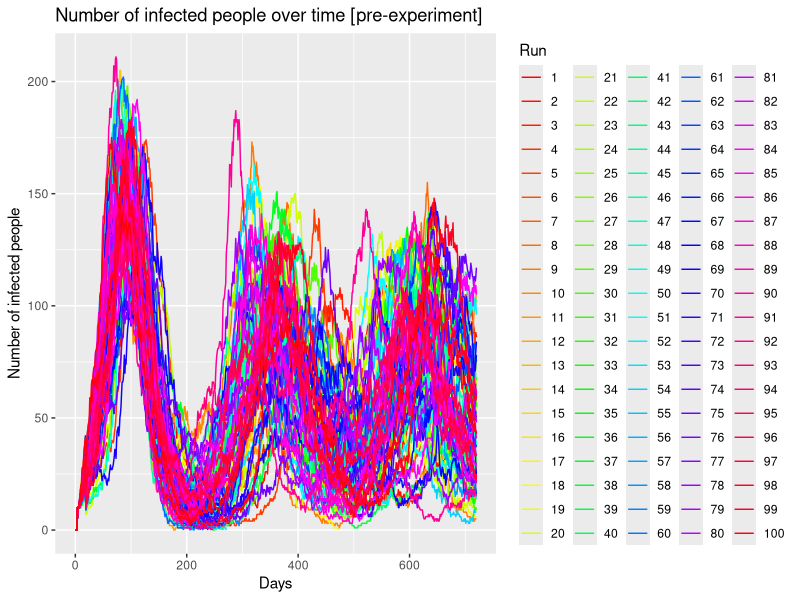
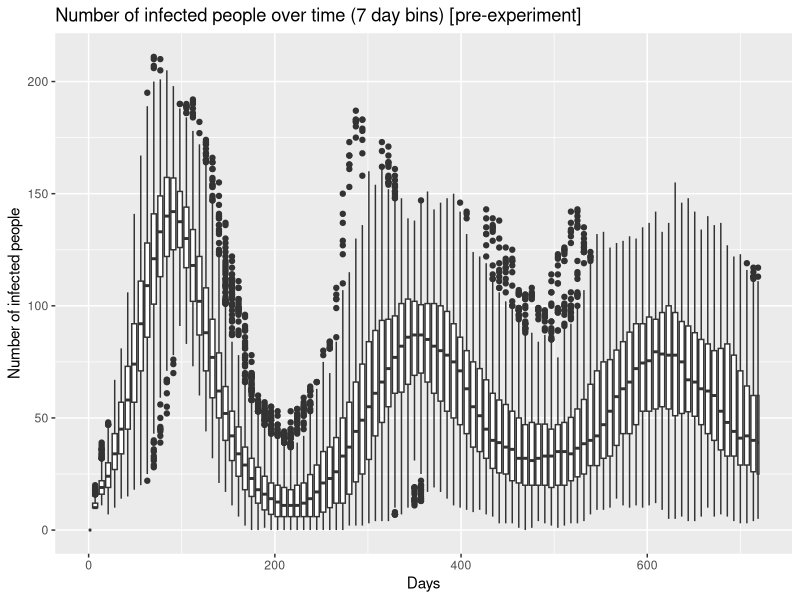
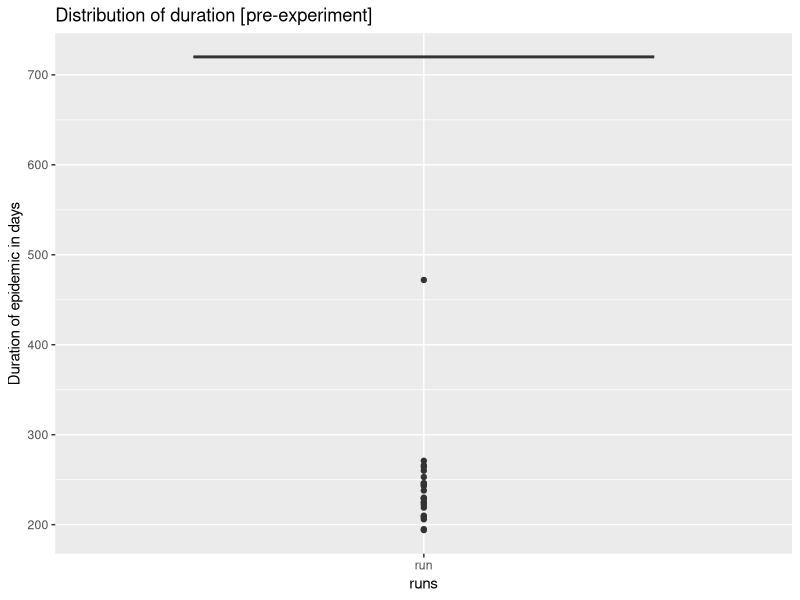
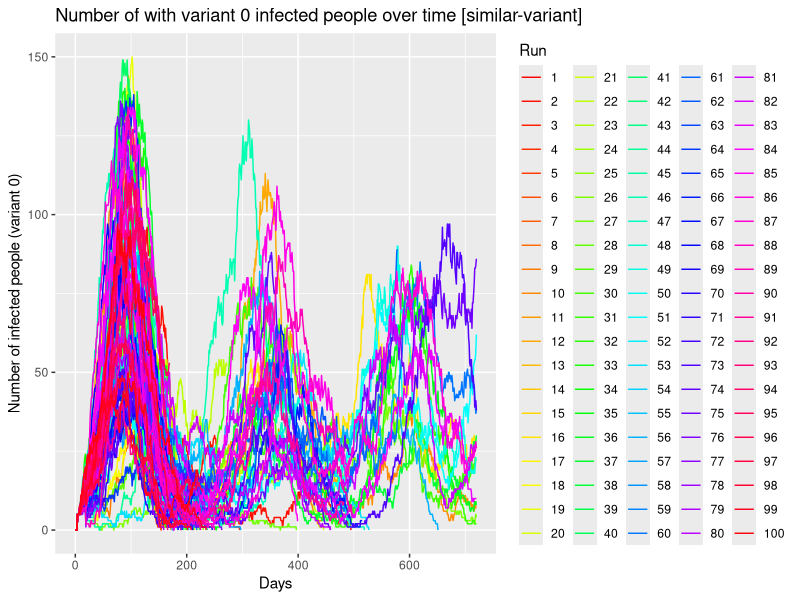
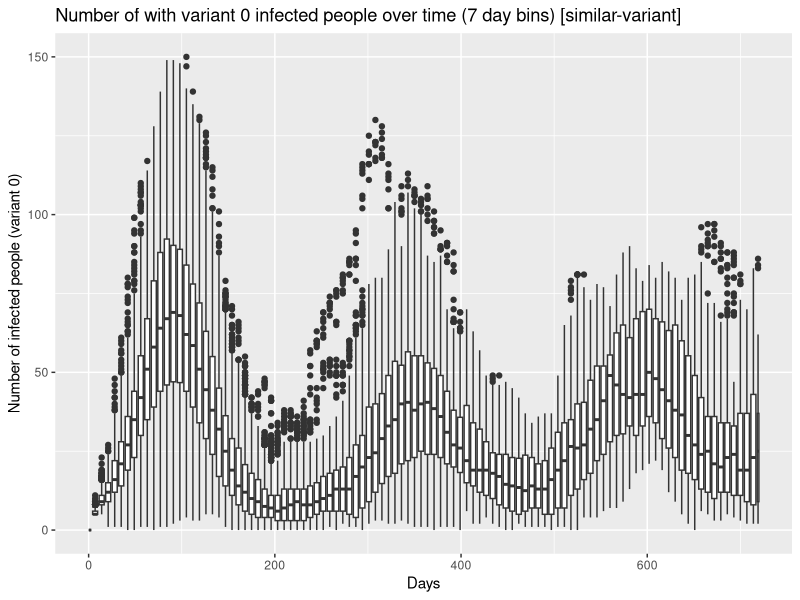
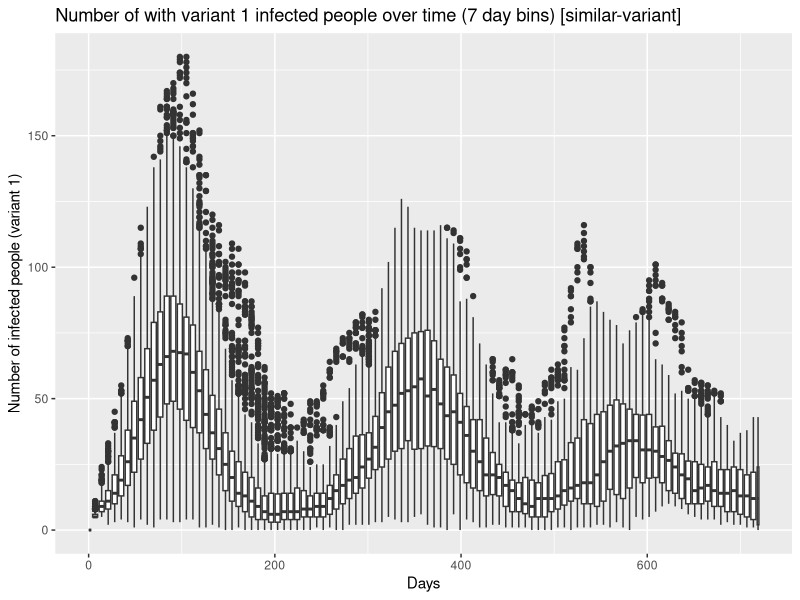
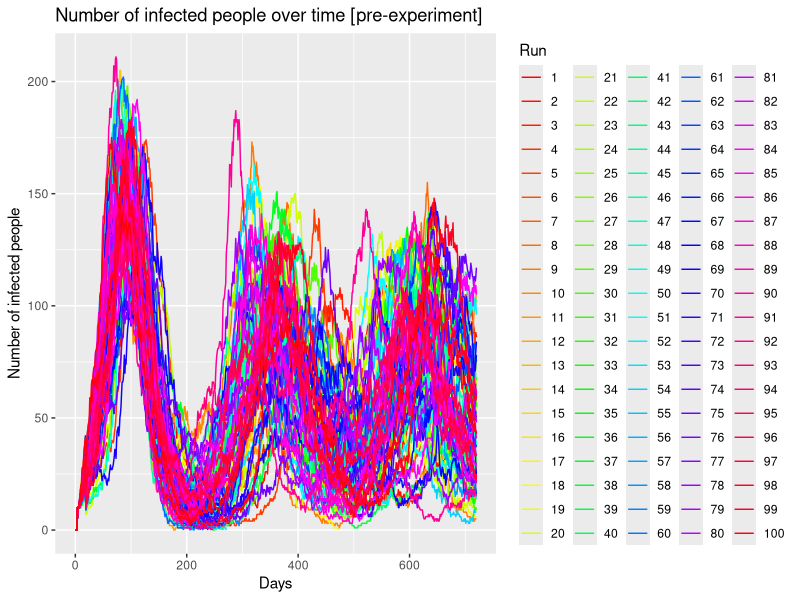
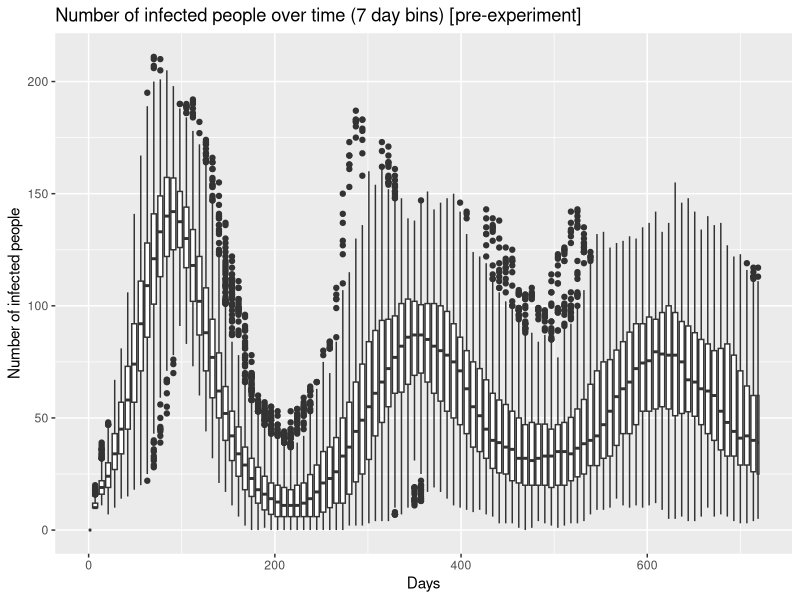

Here is the R script that generated these plots, in order:
#Put this at the top of every file, unless you really really want to work with factors
#this will save you a lot of confusion
options(stringsAsFactors = FALSE)
options(device=.Platform$OS.type)

#these are from two separate packages
library(ggplot2)

# needed for reshaping data frames
# library(reshape2)
#
# #used for querying data, performing aggregations, filtering, etc.
# library(sqldf)

##### PRE-EXPERIMENT #####
df_preExperiment = read.table("netlogo/pre-experiment.csv", skip = 6, sep = ",", head=TRUE)
# Remove the X. in the column names
colnames(df_preExperiment) = gsub("X\\.", "", colnames(df_preExperiment))
summary(df_preExperiment)

# Array of curves
ggplot(data=df_preExperiment, aes(x=step., y=n.sick.people, group=run.number.)) + #use myDataFrame for the data, columns for x and y
  geom_line(aes(colour = as.factor(run.number.))) + #we want to use points, colored by runNumber
  xlab("Days") +  #specify x and y labels
  ylab("Number of infected people") +
  ggtitle("Number of infected people over time [pre-experiment]") + #give the plot a title
  scale_colour_manual("Run",values = rainbow(max(df_preExperiment$run.number., na.rm = FALSE)))
ggsave("./diagrams/pre-ex/arrayOfCurves.png")
readline(prompt = "Press [enter] to continue")

ggplot(data=df_preExperiment, aes(x=step., y=n.sick.people, group=round(step./7))) +
  geom_boxplot() +
  xlab("Days") +  #specify x and y labels
  ylab("Number of infected people") +
  ggtitle("Number of infected people over time (7 day bins) [pre-experiment]")
ggsave("./diagrams/pre-ex/boxplot.png")
readline(prompt = "Press [enter] to continue")

duration = aggregate(df_preExperiment$step., by = list(df_preExperiment$run.number.), max)
colnames(duration)[0] = 'run'
colnames(duration)[1] = 'duration'

duration

ggplot(data = duration, aes(x='run', y=x)) +
  geom_boxplot() +
  ylab("Duration of epidemic in days") +
  xlab("runs") +
  ggtitle("Distribution of duration [pre-experiment]")
ggsave("./diagrams/pre-ex/duration.png")
readline(prompt = "Press [enter] to continue")

# 23 times, the virus was wiped out earlier
# According to the previous boxplot these are still outliers
lengths(duration[duration$x < 720, ])

###########################
##### SIMILAR-VARIANT #####
df_similarVariant = read.table("netlogo/similar-variant.csv", skip = 6, sep = ",", head=TRUE)
# Remove the X. in the column names
colnames(df_similarVariant) = gsub("X\\.", "", colnames(df_similarVariant))
summary(df_similarVariant)

# Array of curves
ggplot(data=df_similarVariant, aes(x=step., y=n.people.sick.var0, group=run.number., color=qsec)) + #use myDataFrame for the data, columns for x and y
  geom_line(aes(colour = as.factor(run.number.))) + #we want to use points, colored by runNumber
  xlab("Days") +  #specify x and y labels
  ylab("Number of infected people (variant 0)") +
  ggtitle("Number of with variant 0 infected people over time [similar-variant]") + #give the plot a title
  scale_colour_manual("Run",values = rainbow(max(df_similarVariant$run.number., na.rm = FALSE)))
  # scale_color_gradient(low="blue", high="red")
  # scale_fill_distiller(palette = "RdPu")
ggsave("./diagrams/sim-var/arrayOfCurvesVar0.png")
readline(prompt = "Press [enter] to continue")


ggplot(data=df_similarVariant, aes(x=step., y=n.people.sick.var0, group=round(step./7))) +
  geom_boxplot() +
  xlab("Days") +  #specify x and y labels
  ylab("Number of infected people (variant 0)") +
  ggtitle("Number of with variant 0 infected people over time (7 day bins) [similar-variant]")
ggsave("./diagrams/sim-var/boxplot0.png")
readline(prompt = "Press [enter] to continue")

ggplot(data=df_similarVariant, aes(x=step., y=n.people.sick.var1, group=round(step./7))) +
  geom_boxplot() +
  xlab("Days") +  #specify x and y labels
  ylab("Number of infected people (variant 1)") +
  ggtitle("Number of with variant 1 infected people over time (7 day bins) [similar-variant]")
ggsave("./diagrams/sim-var/boxplot1.png")
readline(prompt = "Press [enter] to continue")


#
# duration = aggregate(df_preExperiment$step., by = list(df_preExperiment$run.number.), max)
# colnames(duration)[0] = 'run'
# colnames(duration)[1] = 'duration'
#
# duration
#
# ggplot(data = duration, aes(x='run', y=x)) +
#   geom_boxplot() +
#   ylab("Duration of epidemic in days") +
#   xlab("runs") +
#   ggtitle("Distribution of duration [pre-experiment]")
# ggsave("./diagrams/pre-ex/duration.png")
# readline(prompt = "Press [enter] to continue")

# 23 times, the virus was wiped out earlier
# According to the previous boxplot these are still outliers
lengths(duration[duration$x < 720, ])
